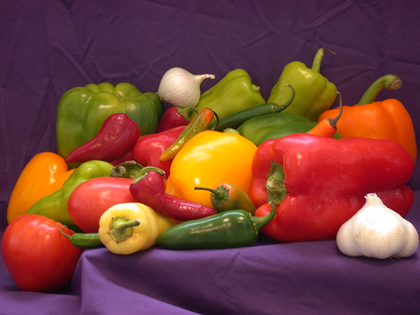
%> input picture peppers.png, 420 x 315 px, shrunk from 512 x 384 before the run
$ octave MANUAL_5.m   (GNU Octave 9; MATLAB toolbox functions it lacks are replaced by stand-ins)
%> lines starting %> are read from the running program, lines starting %| are printed output that depends on the picture
% LAB TASK 1
img = imread('peppers.png');
%> img is the input picture: size 315x420x3 uint8; mean R, G, B 120.8, 66.4, 57.6
grayImg = rgb2gray(img);
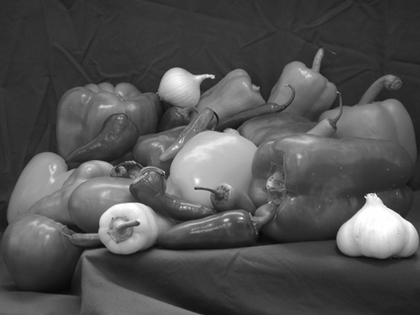
%> grayImg: size 315x420 uint8; min 8, max 255, mean 81.7
noisyImg = imnoise(grayImg, 'salt & pepper', 0.05);
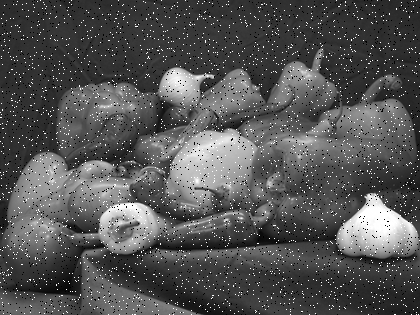
%> noisyImg: size 315x420 uint8; min 0, max 255, mean 84
kernel = ones(3,3)/9;
[m, n] = size(noisyImg);
%> m = 315; n = 420
padded = padarray(noisyImg, [1 1]);
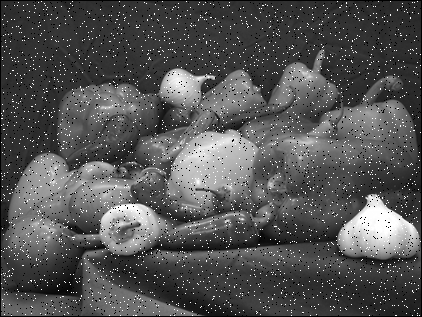
%> padded: size 317x422 uint8; min 0, max 255, mean 83
avgImg = zeros(m, n);
for i = 1:m
    for j = 1:n
        region = double(padded(i:i+2, j:j+2));
        avgImg(i,j) = sum(sum(region .* kernel));
    end
end
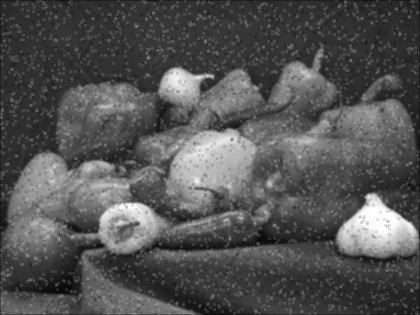
%> avgImg: size 315x420 double; min 8.78, max 255, mean 83.7
avgImg = uint8(avgImg);
%> avgImg: size 315x420 uint8
figure, imshowpair(noisyImg, avgImg, 'montage');
%> after `imshowpair(noisyImg, avgImg, 'montage')`:
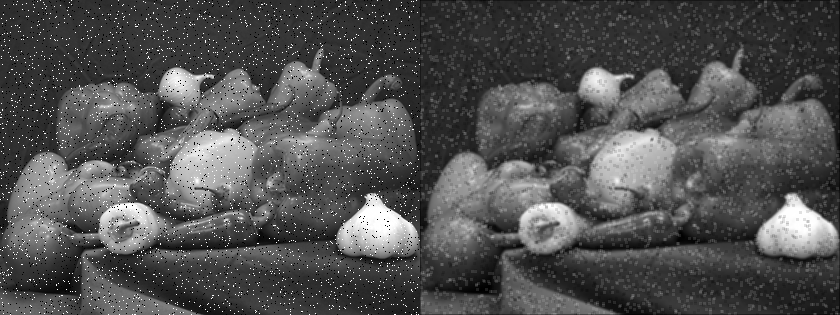
%> displayed picture: size 315x840, on the screen's scale of 0 to 255; min 0, max 255, mean 80.7

% LAB TASK 2
sigma = 1; sz = 3;
[x, y] = meshgrid(-1:1, -1:1);
gaussianKernel = exp(-(x.^2 + y.^2)/(2*sigma^2));
gaussianKernel = gaussianKernel / sum(gaussianKernel(:));
padded = padarray(noisyImg, [1 1]);
gaussImg = zeros(m, n);
for i = 1:m
    for j = 1:n
        region = double(padded(i:i+2, j:j+2));
        gaussImg(i,j) = sum(sum(region .* gaussianKernel));
    end
end
gaussImg = uint8(gaussImg);
%> gaussImg: size 315x420 uint8
figure, imshowpair(noisyImg, gaussImg, 'montage');

% LAB TASK 3
%> (the run ends here)
